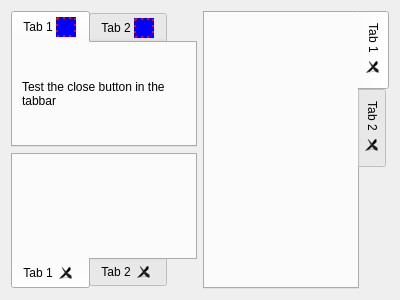
<?xml version="1.0" encoding="UTF-8"?>
<ui version="4.0">
 <class>Form</class>
 <widget class="QWidget" name="Form">
  <property name="geometry">
   <rect>
    <x>0</x>
    <y>0</y>
    <width>400</width>
    <height>300</height>
   </rect>
  </property>
  <property name="windowTitle">
   <string>Form</string>
  </property>
  <property name="styleSheet">
   <string notr="true">*{}

#tabWidget QTabBar::close-button
{
   background: blue;
   border: 2px dotted red;
   subcontrol-position: top;
}


#tabWidget_2 QTabBar::close-button
{
   image: url(images/checkbox_checked.png);
   subcontrol-position: left;
}

#tabWidget_2 QTabBar::close-button:hover
{
   image: url(images/checkbox_unchecked_hover.png);
}


#tabWidget_3 QTabBar::close-button
{
   border-image: url(images/pushbutton.png) 3px;
  border-width:3px;
}


</string>
  </property>
  <layout class="QGridLayout" name="gridLayout">
   <item row="0" column="0">
    <widget class="QTabWidget" name="tabWidget">
     <property name="tabsClosable">
      <bool>true</bool>
     </property>
     <widget class="QWidget" name="tab">
      <attribute name="title">
       <string>Tab 1</string>
      </attribute>
      <layout class="QGridLayout" name="gridLayout_2">
       <item row="0" column="0">
        <widget class="QLabel" name="label">
         <property name="text">
          <string>Test the close button in the tabbar</string>
         </property>
         <property name="wordWrap">
          <bool>true</bool>
         </property>
        </widget>
       </item>
      </layout>
     </widget>
     <widget class="QWidget" name="tab_2">
      <attribute name="title">
       <string>Tab 2</string>
      </attribute>
     </widget>
    </widget>
   </item>
   <item row="0" column="1" rowspan="2">
    <widget class="QTabWidget" name="tabWidget_3">
     <property name="tabPosition">
      <enum>QTabWidget::East</enum>
     </property>
     <property name="currentIndex">
      <number>0</number>
     </property>
     <property name="tabsClosable">
      <bool>true</bool>
     </property>
     <widget class="QWidget" name="tab_5">
      <attribute name="title">
       <string>Tab 1</string>
      </attribute>
     </widget>
     <widget class="QWidget" name="tab_6">
      <attribute name="title">
       <string>Tab 2</string>
      </attribute>
     </widget>
    </widget>
   </item>
   <item row="1" column="0">
    <widget class="QTabWidget" name="tabWidget_2">
     <property name="tabPosition">
      <enum>QTabWidget::South</enum>
     </property>
     <property name="currentIndex">
      <number>0</number>
     </property>
     <property name="tabsClosable">
      <bool>true</bool>
     </property>
     <widget class="QWidget" name="tab_3">
      <attribute name="title">
       <string>Tab 1</string>
      </attribute>
     </widget>
     <widget class="QWidget" name="tab_4">
      <attribute name="title">
       <string>Tab 2</string>
      </attribute>
     </widget>
    </widget>
   </item>
  </layout>
 </widget>
 <resources/>
 <connections/>
</ui>
